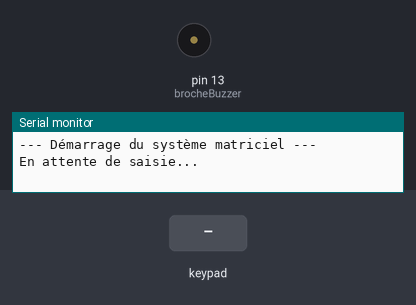
This sketch was run on a simulated Arduino Uno, built with avr-gcc and run on an emulated ATmega328P. Shown: buzzer (waves = sounding, pin HIGH), the last lines printed to the serial monitor. The test bench sets the inputs (shaded band).

Above: at 1.2 s.
1.3 s: keypad keys 1 2 pressed 0.4 s apart
At 1.75 s:
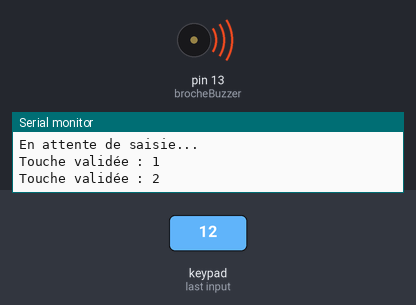
3.6 s: key 'A' pressed
At 4.7 s:
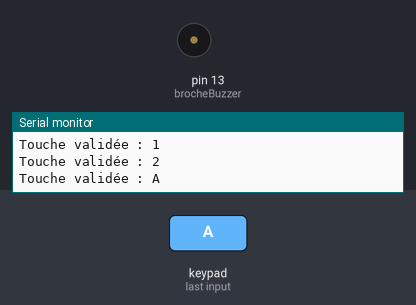
5.1 s: key 'B' pressed
At 5.9 s:
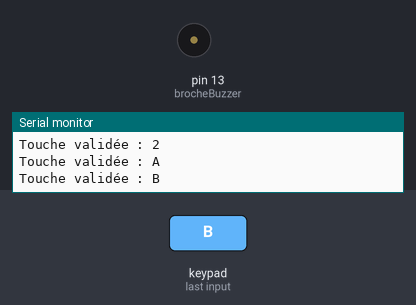
6.6 s: keypad keys 1 2 # pressed 0.4 s apart
At 7.25 s:
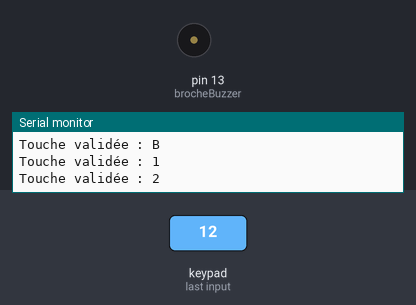
9.6 s: key 'C' pressed
At 10.2 s:
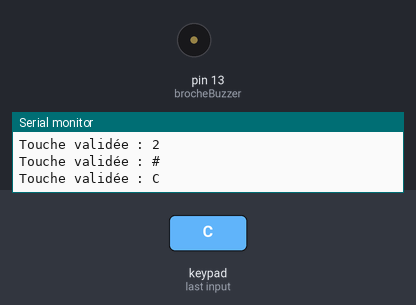
11.1 s: keypad keys 1 2 * pressed 0.4 s apart
At 12.3 s:
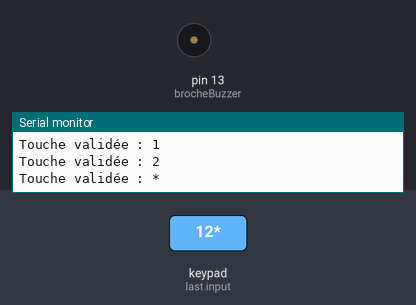
Timing chart, 0 to 14.1 s (numbered marks = the images above; inputs shaded):
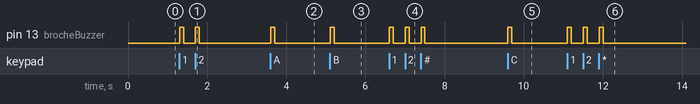

Measured:
- after the input at 1.3 s, pin 13 (brocheBuzzer): alternates HIGH for 0.10 s and LOW for 0.29 s, 4 changes in all, then stays LOW, starting at once
- after the input at 3.6 s, pin 13 (brocheBuzzer): LOW → HIGH at once, → LOW 0.10 s later
- after the input at 5.1 s, pin 13 (brocheBuzzer): LOW → HIGH at once, → LOW 0.10 s later
- after the input at 6.6 s, pin 13 (brocheBuzzer): alternates HIGH for 0.10 s and LOW for 0.30 s, 6 changes in all, then stays LOW, starting at once
- after the input at 9.6 s, pin 13 (brocheBuzzer): LOW → HIGH at once, → LOW 0.10 s later
- after the input at 11.1 s, pin 13 (brocheBuzzer): alternates HIGH for 0.10 s and LOW for 0.30 s, 6 changes in all, then stays LOW, starting at once

The sketch:

Code_test_pour_clavier_matriciel_4x4.ino
```cpp
#include <Keypad.h> // Charge la bibliothèque "Keypad". Elle fait le travail complexe en arrière-plan :
                    // scanner très rapidement les fils pour détecter une connexion
                    // et gérer l'anti-rebond matériel (éviter qu'un seul appui ne compte double).

// --- 1. Dimensions physiques du clavier ---
// On utilise 'const byte' au lieu du classique 'int'.
// 'byte' prend moins de place en mémoire (1 octet contre 2 pour un int). C'est une bonne habitude
// sur Arduino. 'const' protège la variable : sa valeur ne pourra jamais être modifiée par erreur.
const byte LIGNES = 4;   // Notre clavier possède 4 lignes horizontales
const byte COLONNES = 4; // Notre clavier possède 4 colonnes verticales

// --- 2. Configuration du Buzzer ---
// Le buzzer est branché sur la broche 13.
const int brocheBuzzer = 13;

// --- 3. Cartographie (La Matrice) ---
// C'est un tableau à 2 dimensions. Il explique à l'Arduino quel caractère correspond
// à quelle intersection physique de fils.
// Exemple : Si le courant passe entre le fil de la Ligne 1 et le fil de la Colonne 1,
// l'Arduino saura que c'est la touche '1'.
char touches[LIGNES][COLONNES] = {
  {'1','2','3','A'},
  {'4','5','6','B'},
  {'7','8','9','C'},
  {'*','0','#','D'}
};

// --- 4. Le Câblage ---
// On indique à l'Arduino sur quelles broches précises on a connecté les 8 fils du clavier.
// Attention : L'ordre de ces numéros doit correspondre exactement à l'ordre de tes fils de gauche à droite.
byte brochesLignes[LIGNES] = {3, 4, 5, 6};      // Les 4 fils qui alimentent les lignes horizontales
byte brochesColonnes[COLONNES] = {7, 8, 9, 10}; // Les 4 fils qui lisent les colonnes verticales

// --- 5. Création du "cerveau" du clavier ---
// On initialise un objet nommé 'clavier' grâce à la bibliothèque. On lui donne la recette complète :
// la carte des touches (makeKeymap), où sont branchées les lignes, les colonnes, et la taille totale.
Keypad clavier = Keypad(makeKeymap(touches), brochesLignes, brochesColonnes, LIGNES, COLONNES);

void setup() {
  // --- Initialisation au démarrage de la carte ---

  // On configure la broche du buzzer en "Sortie" (OUTPUT).
  // Cela signifie que l'Arduino a le droit d'envoyer du courant électrique (5V) vers ce composant.
  pinMode(brocheBuzzer, OUTPUT);

  // On ouvre le canal de communication série à une vitesse de 9600 bauds.
  // C'est ce qui permet à l'Arduino de discuter avec ton ordinateur via le câble USB.
  Serial.begin(9600);

  // On envoie un message texte de test dans le Moniteur Série de l'ordinateur
  // pour vérifier que le programme a bien démarré sans planter.
  Serial.println("--- Démarrage du système matriciel ---");
  Serial.println("En attente de saisie...");
}

void loop() {
  // --- Boucle principale (s'exécute en boucle des milliers de fois par seconde) ---

  // On interroge le clavier : "Est-ce qu'une touche est enfoncée à cet instant précis ?"
  // Si oui, on stocke la lettre ou le chiffre dans la variable 'toucheAppuyee'.
  // Si non, la fonction renvoie rien (une valeur nulle).
  char toucheAppuyee = clavier.getKey();

  // La condition "if" vérifie s'il y a bien du contenu dans la variable.
  // Si la variable est vide (personne n'a appuyé), le code passe son chemin.
  if (toucheAppuyee) {

    // 1. Retour visuel : On envoie la valeur lue vers l'ordinateur.
    Serial.print("Touche validée : ");
    Serial.println(toucheAppuyee);

    // 2. Retour sonore : Le bip
    digitalWrite(brocheBuzzer, HIGH); // On envoie du courant (5V) -> Le buzzer sonne
    delay(100);                       // On fige tout le programme pendant 100 millisecondes (durée du bip)
    digitalWrite(brocheBuzzer, LOW);  // On coupe le courant (0V) -> Le buzzer s'arrête
  }
}
```
